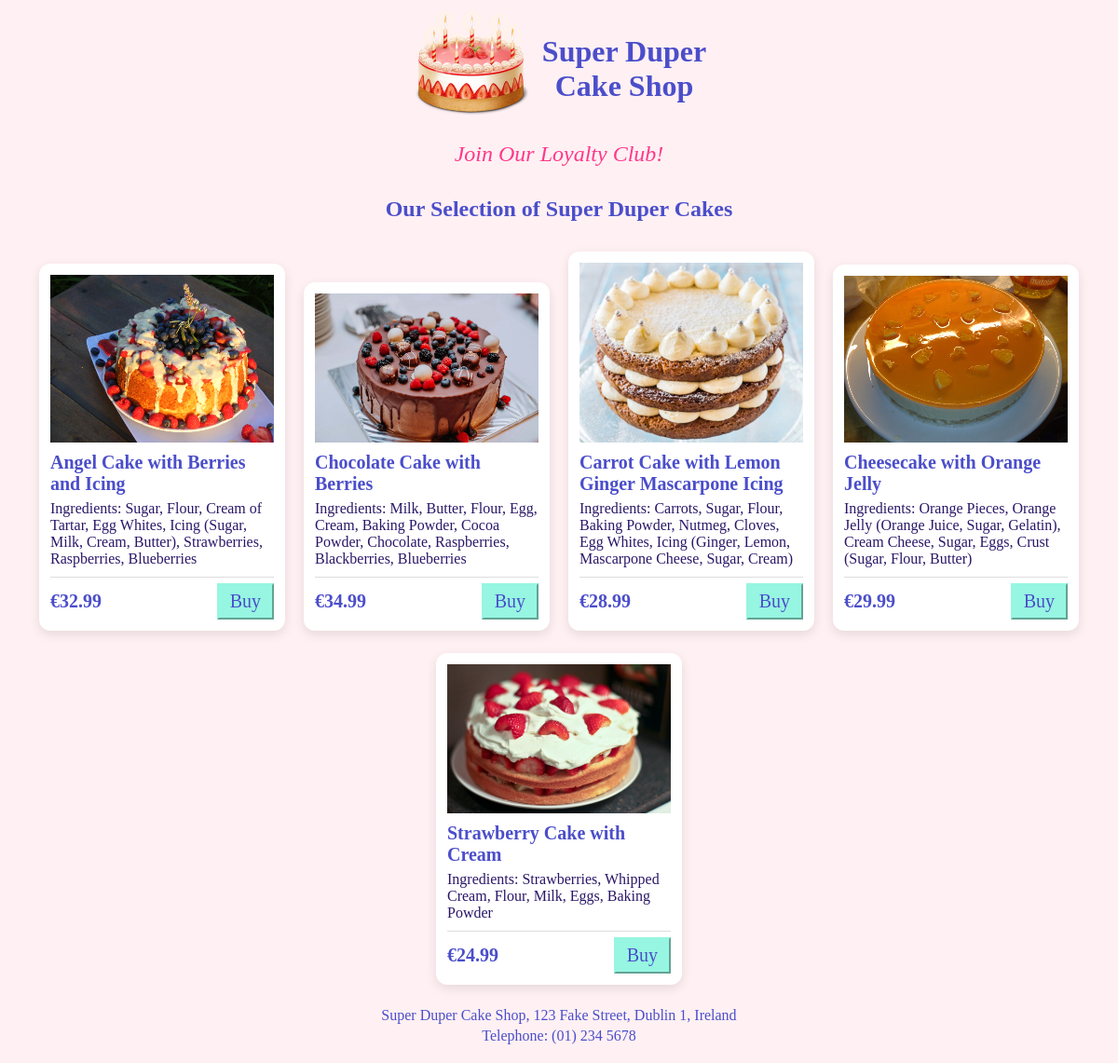
The page / on the database its author committed.
### tables this page shows
CREATE TABLE `cakes` (
  `name` varchar(100) NOT NULL,
  `order_in_list` int(11) NOT NULL,
  `price` float NOT NULL,
  `ingredients` varchar(500) NOT NULL,
  `image_name` varchar(100) NOT NULL,
  `image_height` int(11) NOT NULL,
  `image_source` varchar(200) NOT NULL
);

### index.php (the view, shortened to what this page needs)
<!DOCTYPE html>
<html lang="en">
<head>
    <link rel="stylesheet" href="styles.css">
</head>
<body>
    <main>
        <h2 id="selection">Our Selection of Super Duper Cakes</h2>
        <form action="checkout.php" method="get">
            <div class="cakes">
                <?php
                $connection = mysqli_connect('localhost', 'dconroy', '123abc', 'cake_shop');
                $cakes = mysqli_query($connection, 'SELECT * FROM cakes ORDER BY order_in_list');
                while ($cake = mysqli_fetch_array($cakes)) {
                    echo '
                <div class="cake-card">
                    <a href="https://', $cake['image_source'], '">
                        <img src="images/', $cake['image_name'],
                        '" alt="(link to cake image source)" width="240" height="', $cake['image_height'], '">
                    </a>
                    <div class="cake-name">', $cake['name'], '</div>
                    Ingredients: ', $cake['ingredients'], '
                    <div class="cake-card-footer">
                        <span class="cake-price">€', $cake['price'], '</span>
                        <button type="submit" name="cake" value="', $cake['name'], '">Buy</button>
                    </div>
                </div>';
                }
                ?>
            </div>
        </form>
    </main>
</body>
</html>

### styles.css (style rules this page uses)
body { background-color: #fff0f3; color: #2a1768; }
h1, h2, h3, footer, strong, button, .cake-name, .cake-price { color: #4b4eca; }
.cake-card { background-color: #ffffff; }
button { border-color: #96f6e1; background-color: #96f6e1; }
a { color: #ff388a; }
h1, h2, footer { text-align: center; }
main { padding: 0 12px; }
header { display: flex; flex-wrap: wrap; justify-content: center; align-items: center; column-gap: 12px; }
footer { padding: 12px; display: flex; flex-direction: column; align-items: center; row-gap: 4px; }
nav { display: flex; flex-wrap: wrap; justify-content: center; gap: 12px; }
nav a { padding: 12px; text-align: center; font-size: 1.5em; font-style: italic; text-decoration: none; }
input, button { font-family: inherit; font-size: 100%; box-sizing: border-box; padding: 0; margin: 0; }
button { font-size: 1.25em; padding: 6px 12px; cursor: pointer; outline: none; }
.cakes { padding: 12px 0; display: flex; flex-wrap: wrap; justify-content: center; align-items: baseline; gap: 24px 20px; }
.cake-card { width: 240px; padding: 12px; box-shadow: rgba(0, 0, 0, 0.1) 0px 4px 12px; border-radius: 12px; }
.cake-card .cake-name { padding: 6px 0; }
.cake-card .cake-name, .cake-card .cake-price { font-size: 1.25em; font-weight: bold; }
.cake-card-footer { margin-top: 10px; border-top: 1px solid #ddd; padding-top: 6px; display: flex; justify-content: space-between; align-items: center; }

### rows shown on the page
cakes: image_name (picture), name "Angel Cake with Berries and Icing", ingredients "Sugar, Flour, Cream of Tartar, Egg Whites, Icing (Sugar, Milk, Cream, Butter), Strawberries, Raspberries, Blueberries", price "32.99"
cakes: image_name (picture), name "Chocolate Cake with Berries", ingredients "Milk, Butter, Flour, Egg, Cream, Baking Powder, Cocoa Powder, Chocolate, Raspberries, Blackberries, Blueberries", price "34.99"
cakes: image_name (picture), name "Carrot Cake with Lemon Ginger Mascarpone Icing", ingredients "Carrots, Sugar, Flour, Baking Powder, Nutmeg, Cloves, Egg Whites, Icing (Ginger, Lemon, Mascarpone Cheese, Sugar, Cream)", price "28.99"
cakes: image_name (picture), name "Cheesecake with Orange Jelly", ingredients "Orange Pieces, Orange Jelly (Orange Juice, Sugar, Gelatin), Cream Cheese, Sugar, Eggs, Crust (Sugar, Flour, Butter)", price "29.99"
cakes: image_name (picture), name "Strawberry Cake with Cream", ingredients "Strawberries, Whipped Cream, Flour, Milk, Eggs, Baking Powder", price "24.99"
